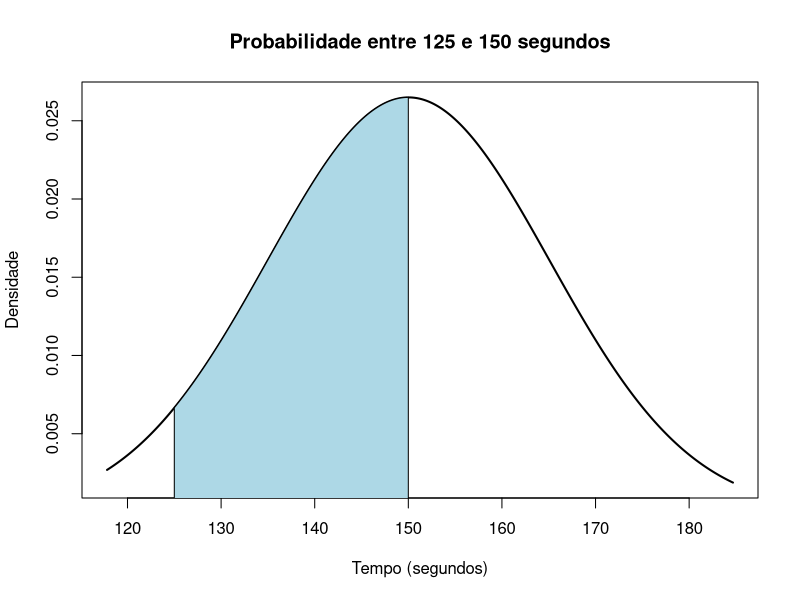
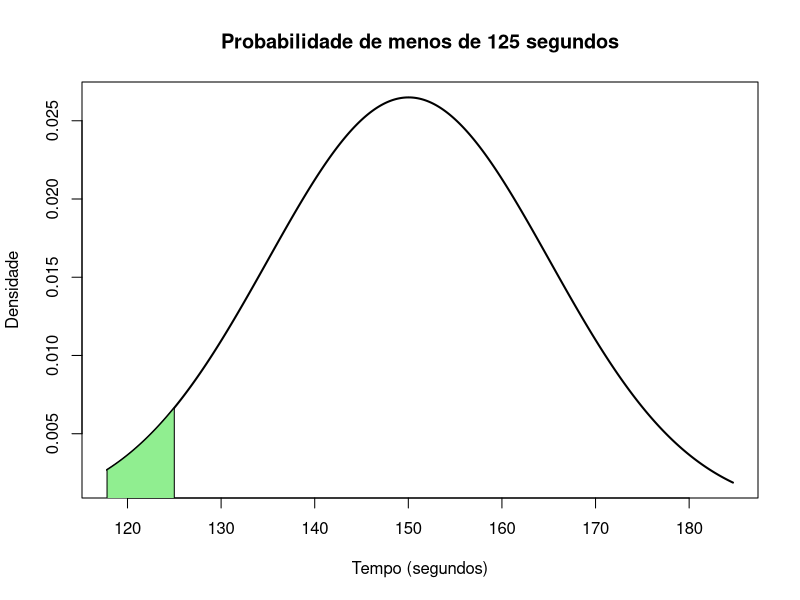
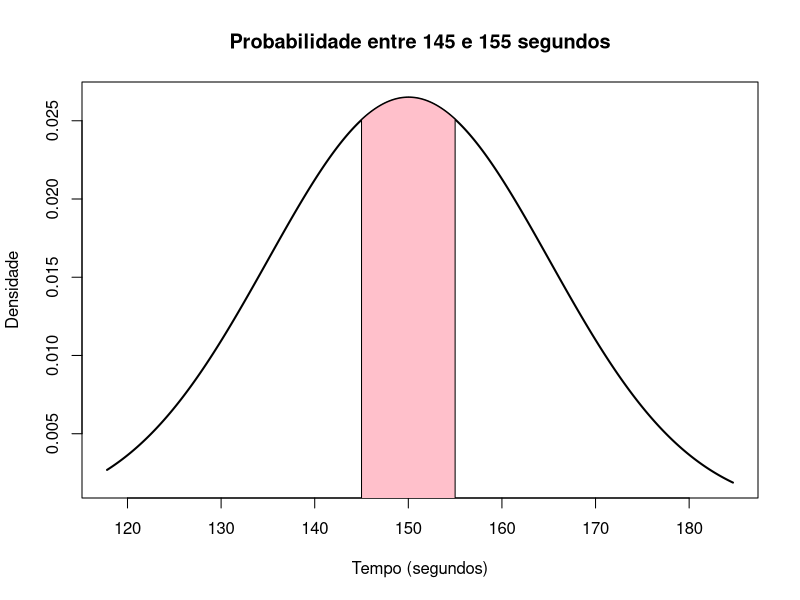
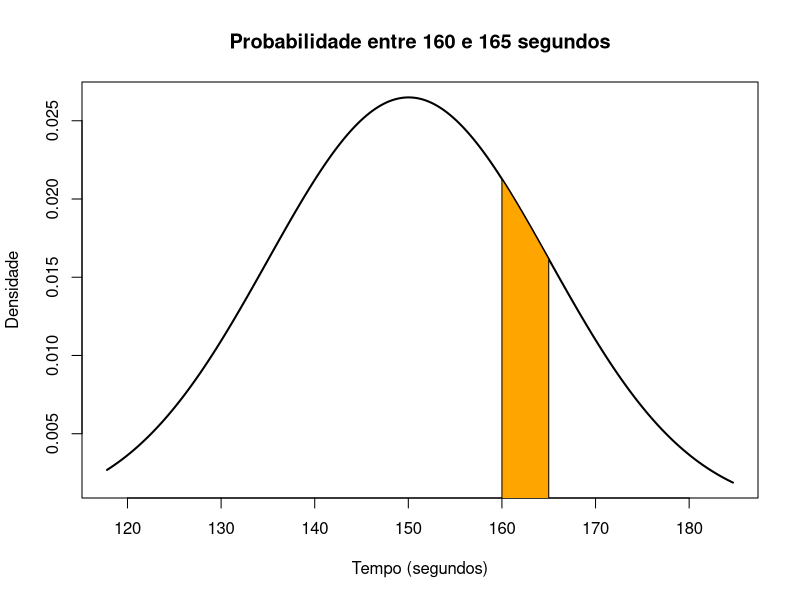
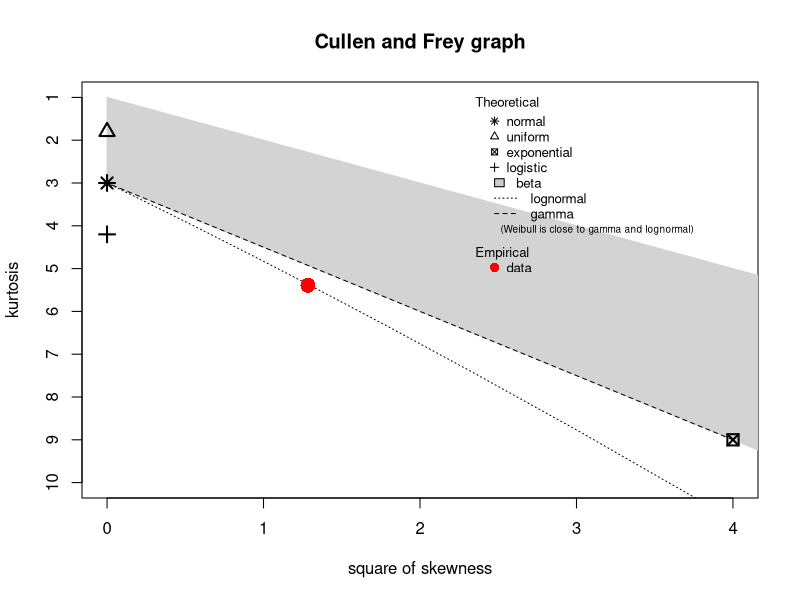
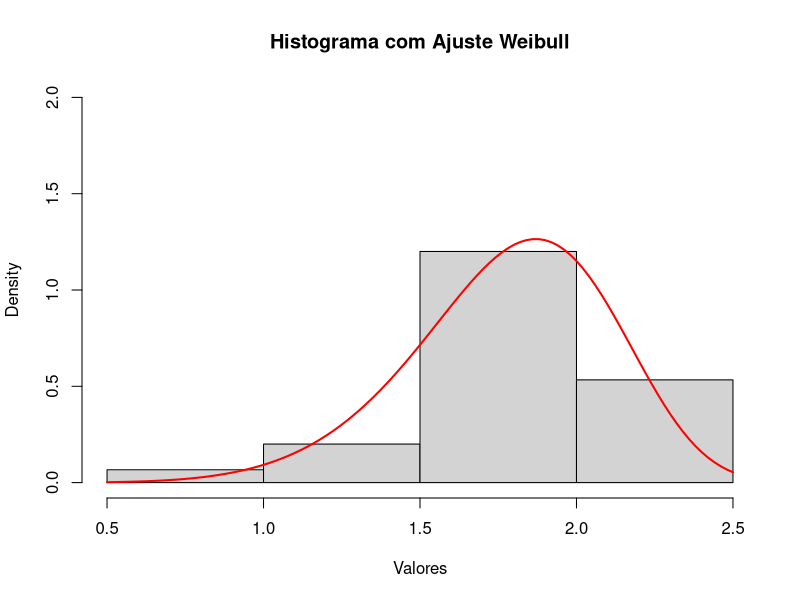
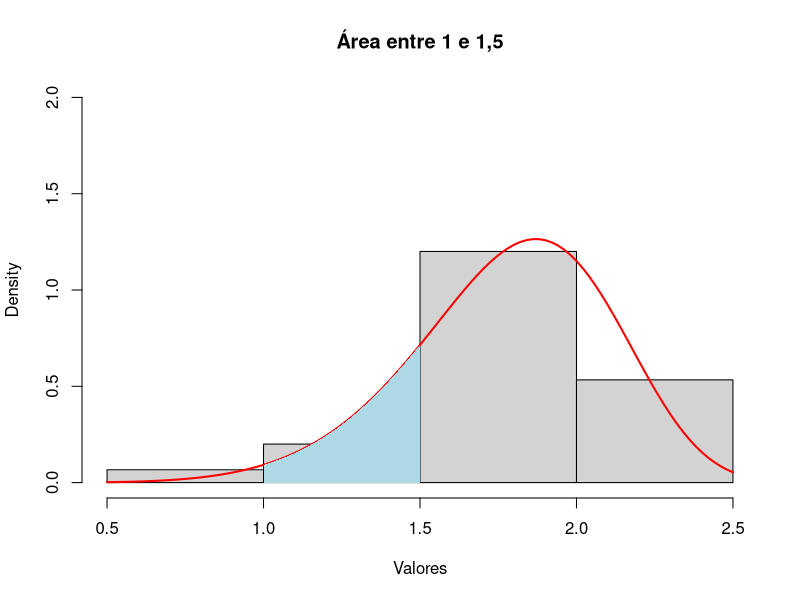
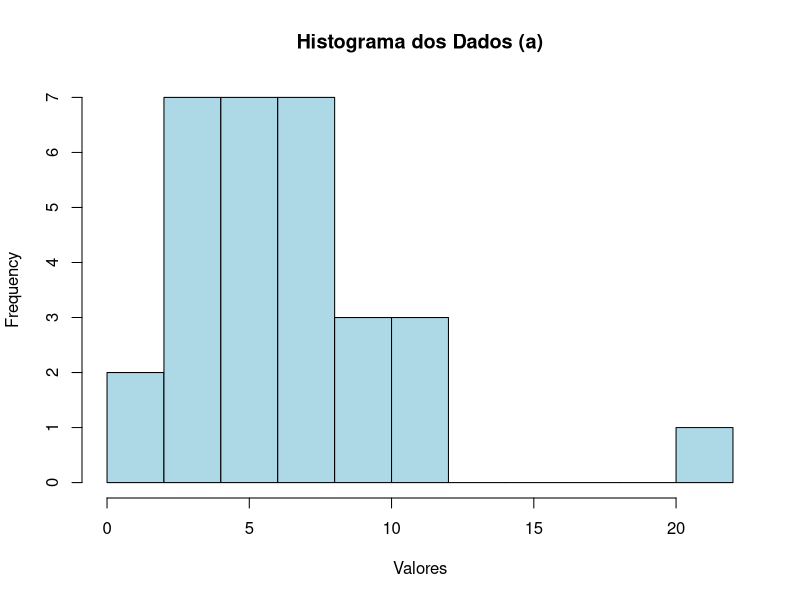

Recreate these plots in R, in order.
## ---- chunk 1
dados <- c(149.3355, 140.3779, 145.7254, 149.8931, 139.6168, 149.1934, 129.6147, 134.7523, 167.8030, 171.7407, 
           157.5422, 160.2664, 155.4553, 142.5989, 134.9844, 148.5172, 163.1447, 131.0138, 130.2423, 167.2239, 
           149.4015, 145.6802, 160.3472, 121.1775, 136.7295, 162.2381, 150.7192, 117.8144, 137.3630, 158.6373, 
           168.0833, 133.9263, 150.9102, 149.4811, 167.4367, 178.0970, 138.4903, 148.6764, 181.0990, 167.3345, 
           147.0679, 156.1410, 148.8734, 140.9484, 147.6408, 134.5726, 184.6812, 134.6648, 146.8130, 167.4161)
## ---- chunk 2
ks.test(dados, "pnorm", mean=mean(dados), sd=sd(dados))
## ---- chunk 3
shapiro.test(dados)
## ---- chunk 4
library(nortest)
ad.test(dados)
## ---- chunk 5
lillie.test(dados)
## ---- chunk 6
media <- mean(dados)
desvio <- sd(dados)
media
desvio
## ---- chunk 7
prob_b <- pnorm(150, mean=media, sd=desvio) - pnorm(125, mean=media, sd=desvio)
prob_b
## ---- chunk 8
x <- seq(min(dados), max(dados), length=1000)
y <- dnorm(x, mean=media, sd=desvio)
plot(x, y, type="l", lwd=2, ylab="Densidade", xlab="Tempo (segundos)", main="Probabilidade entre 125 e 150 segundos")
polygon(c(125, seq(125, 150, length=100), 150), c(0, dnorm(seq(125, 150, length=100), mean=media, sd=desvio), 0), col="lightblue")
## ---- chunk 9
prob_c <- pnorm(125, mean=media, sd=desvio)
prob_c
## ---- chunk 10
plot(x, y, type="l", lwd=2, ylab="Densidade", xlab="Tempo (segundos)", main="Probabilidade de menos de 125 segundos")
polygon(c(min(x), seq(min(x), 125, length=100), 125), c(0, dnorm(seq(min(x), 125, length=100), mean=media, sd=desvio), 0), col="lightgreen")
## ---- chunk 11
prob_d <- pnorm(155, mean=media, sd=desvio) - pnorm(145, mean=media, sd=desvio)
prob_d
## ---- chunk 12
plot(x, y, type="l", lwd=2, ylab="Densidade", xlab="Tempo (segundos)", main="Probabilidade entre 145 e 155 segundos")
polygon(c(145, seq(145, 155, length=100), 155), c(0, dnorm(seq(145, 155, length=100), mean=media, sd=desvio), 0), col="pink")
## ---- chunk 13
prob_e <- pnorm(165, mean=media, sd=desvio) - pnorm(160, mean=media, sd=desvio)
prob_e
## ---- chunk 14
plot(x, y, type="l", lwd=2, ylab="Densidade", xlab="Tempo (segundos)", main="Probabilidade entre 160 e 165 segundos")
polygon(c(160, seq(160, 165, length=100), 165), c(0, dnorm(seq(160, 165, length=100), mean=media, sd=desvio), 0), col="orange")
## ---- chunk 15
dados <- c(1.9993382, 1.4414849, 2.1477166, 2.1087828, 2.1342892, 2.1844835, 1.5091879, 2.0467623, 1.0642741, 
           2.1302612, 1.8389897, 1.8924614, 1.9316041, 1.5602204, 1.6991884, 1.7228081, 1.5197833, 1.7659242, 
           0.6914335, 1.4598759, 2.0017607, 1.5139209, 1.8334780, 1.8847480, 1.9072389, 1.6294414, 1.9068617, 
           1.7744973, 2.4300455, 1.8958270)
## ---- chunk 16
library(fitdistrplus)
## ---- chunk 17
descdist(dados, discrete = FALSE)
## ---- chunk 18
ajuste_weibull <- fitdist(dados, "weibull")
## ---- chunk 19
ajuste_gamma <- fitdist(dados, "gamma")
## ---- chunk 20
ajuste_lognormal <- fitdist(dados, "lnorm")
## ---- chunk 21
aic_values <- data.frame(
  Distribuição = c("Weibull", "Gamma", "Lognormal"),
  AIC = c(ajuste_weibull$aic, ajuste_gamma$aic, ajuste_lognormal$aic)
)
aic_values
## ---- chunk 22
ks.test(dados, "pweibull", shape=ajuste_weibull$estimate["shape"], scale=ajuste_weibull$estimate["scale"])
## ---- chunk 23
ks.test(dados, "pgamma", shape=ajuste_gamma$estimate["shape"], rate=ajuste_gamma$estimate["rate"])
## ---- chunk 24
ks.test(dados, "plnorm", meanlog=ajuste_lognormal$estimate["meanlog"], sdlog=ajuste_lognormal$estimate["sdlog"])
## ---- chunk 25
hist(dados, freq=FALSE, main="Histograma com Ajuste Weibull", xlab="Valores", ylim=c(0, 2))
curve(dweibull(x, shape=ajuste_weibull$estimate["shape"], scale=ajuste_weibull$estimate["scale"]), 
      col="red", lwd=2, add=TRUE)
## ---- chunk 26
integrate(function(x) dweibull(x, shape=ajuste_weibull$estimate["shape"], scale=ajuste_weibull$estimate["scale"]), 
          lower=0, upper=Inf)
## ---- chunk 27
prob_intervalo <- pweibull(1.5, shape=ajuste_weibull$estimate["shape"], scale=ajuste_weibull$estimate["scale"]) - 
                  pweibull(1, shape=ajuste_weibull$estimate["shape"], scale=ajuste_weibull$estimate["scale"])
prob_intervalo
## ---- chunk 28
hist(dados, freq=FALSE, main="Área entre 1 e 1,5", xlab="Valores", ylim=c(0, 2))
curve(dweibull(x, shape=ajuste_weibull$estimate["shape"], scale=ajuste_weibull$estimate["scale"]), 
      col="red", lwd=2, add=TRUE)
x_seq <- seq(1, 1.5, length=100)
y_seq <- dweibull(x_seq, shape=ajuste_weibull$estimate["shape"], scale=ajuste_weibull$estimate["scale"])
polygon(c(1, x_seq, 1.5), c(0, y_seq, 0), col="lightblue", border=NA)
## ---- chunk 29
inflacao <- c(5.91, 6.41, 10.67, 6.29, 2.95, 3.75, 4.31, 4.52, 10.06, 5.79)
## ---- chunk 30
shapiro.test(inflacao)
## ---- chunk 31
lillie.test(inflacao)
## ---- chunk 32
media_inf <- mean(inflacao)
desvio_inf <- sd(inflacao)
n <- length(inflacao)
erro_padrao <- desvio_inf / sqrt(n)
## ---- chunk 33
t_critico <- qt(0.995, df=n-1)
limite_inferior <- media_inf - t_critico * erro_padrao
limite_superior <- media_inf + t_critico * erro_padrao
c(limite_inferior, limite_superior)
## ---- chunk 34
erro_max <- 1.5
t_necessario <- erro_max / erro_padrao
## ---- chunk 35
nivel_conf <- 2*(1 - pt(t_necessario, df=n-1))
nivel_conf
## ---- chunk 36
alfa <- 0.10
chi2_inferior <- qchisq(alfa/2, df=n-1)
chi2_superior <- qchisq(1 - alfa/2, df=n-1)
limite_inferior <- sqrt((n-1)*desvio_inf^2 / chi2_superior)
limite_superior <- sqrt((n-1)*desvio_inf^2 / chi2_inferior)
c(limite_inferior, limite_superior)
## ---- chunk 37
inflacao_historica <- c(8.94, 6, 12.53, 7.67, 12.53, 7.6, 7.6, 5.69, 3.14, 4.46, 5.9, 4.31, 
                        5.91, 6.41, 10.67, 6.29, 2.95, 3.75, 4.31, 4.52, 10.06, 5.79, 5.79, 5.79)
## ---- chunk 38
shapiro.test(inflacao_historica)
## ---- chunk 39
lillie.test(inflacao_historica)
## ---- chunk 40
knitr::opts_chunk$set(echo = TRUE)
## ---- chunk 41
dados_a <- c(20.8625807,  7.2445709,  4.4659396,  3.2712081,  4.9300651,  5.7444213,  6.6700987,
             11.1750446,  2.3753017,  3.5425386,  0.5978486,  6.8869953,  6.1102197,  8.2716973,
             9.7465462,  3.3991988,  1.8557047, 11.3983705,  3.6847590,  2.3327479,  6.1364329,
             4.4686122,  7.8007834,  4.7649257,  3.8829371,  5.9986131,  5.5163819,  9.6951710,
             10.1645820,  6.1304865)
## ---- chunk 42
summary(dados_a)
hist(dados_a, breaks=10, col="lightblue", main="Histograma dos Dados (a)", xlab="Valores")
## ---- chunk 43
ajuste_weibull_a <- fitdist(dados_a, "weibull")
ajuste_gamma_a <- fitdist(dados_a, "gamma")
ajuste_lognormal_a <- fitdist(dados_a, "lnorm")
ajuste_normal_a <- fitdist(dados_a, "norm")
## ---- chunk 44
aic_values_a <- data.frame(
  Distribuição = c("Weibull", "Gamma", "Lognormal", "Normal"),
  AIC = c(ajuste_weibull_a$aic, ajuste_gamma_a$aic, ajuste_lognormal_a$aic, ajuste_normal_a$aic)
)
aic_values_a
## ---- chunk 45
ks.test(dados_a, "pgamma", shape=ajuste_gamma_a$estimate["shape"], rate=ajuste_gamma_a$estimate["rate"])
## ---- chunk 46
hist(dados_a, breaks=10, freq=FALSE, col="lightblue", main="Ajuste da Distribuição Gamma", xlab="Valores")
curve(dgamma(x, shape=ajuste_gamma_a$estimate["shape"], rate=ajuste_gamma_a$estimate["rate"]), 
      col="red", lwd=2, add=TRUE)
legend("topright", legend="Distribuição Gamma", col="red", lwd=2)
## ---- chunk 47
dados_b <- c(1.4940354, 2.0164275, 1.9513521, 1.5298282, 0.6815670, 2.4267801, 0.6762800, 1.7018986,
             4.1632638, 2.5472784, 2.2174151, 0.6058986, 1.7432601, 1.1199216, 1.7135932, 2.8758657,
             0.8537880, 1.5511504, 2.3262178, 2.3267933, 1.3916375, 4.7439947, 2.1864812, 2.0269031,
             1.7489244, 1.8191036, 2.0845146, 1.2229195, 1.0115042, 2.7931222)
## ---- chunk 48
summary(dados_b)
hist(dados_b, breaks=10, col="lightgreen", main="Histograma dos Dados (b)", xlab="Valores")
## ---- chunk 49
ajuste_weibull_b <- fitdist(dados_b, "weibull")
ajuste_gamma_b <- fitdist(dados_b, "gamma")
ajuste_lognormal_b <- fitdist(dados_b, "lnorm")
ajuste_normal_b <- fitdist(dados_b, "norm")
## ---- chunk 50
aic_values_b <- data.frame(
  Distribuição = c("Weibull", "Gamma", "Lognormal", "Normal"),
  AIC = c(ajuste_weibull_b$aic, ajuste_gamma_b$aic, ajuste_lognormal_b$aic, ajuste_normal_b$aic)
)
aic_values_b
## ---- chunk 51
ks.test(dados_b, "pgamma", shape=ajuste_gamma_b$estimate["shape"], rate=ajuste_gamma_b$estimate["rate"])
## ---- chunk 52
hist(dados_b, breaks=10, freq=FALSE, col="lightgreen", main="Ajuste da Distribuição Gamma", xlab="Valores")

curve(dgamma(x, shape=ajuste_gamma_b$estimate["shape"], rate=ajuste_gamma_b$estimate["rate"]),

      col="red", lwd=2, add=TRUE)

legend("topright", legend="Distribuição Gamma", col="red", lwd=2)
## ---- chunk 53
dados_c <- c(9.534149, 12.878719, 35.635908, 39.158389, 10.091099, 133.714299, 15.684000, 3.179206,
             16.073085, 57.767201, 29.543033, 24.672685, 11.955565, 2.132028, 17.455254, 20.569096,
             6.293823, 22.717485, 83.353863, 18.544482, 66.437399, 4.616951, 18.931367, 1.464430,
             21.180916, 179.315876, 24.941790, 14.105447, 7.680880, 17.688369)
## ---- chunk 54
summary(dados_c)
hist(dados_c, breaks=10, col="lightcoral", main="Histograma dos Dados (c)", xlab="Valores")
## ---- chunk 55
ajuste_weibull_c <- fitdist(dados_c, "weibull")
ajuste_gamma_c <- fitdist(dados_c, "gamma")
ajuste_lognormal_c <- fitdist(dados_c, "lnorm")
ajuste_normal_c <- fitdist(dados_c, "norm")
## ---- chunk 56
aic_values_c <- data.frame(
  Distribuição = c("Weibull", "Gamma", "Lognormal", "Normal"),
  AIC = c(ajuste_weibull_c$aic, ajuste_gamma_c$aic, ajuste_lognormal_c$aic, ajuste_normal_c$aic)
)
aic_values_c
## ---- chunk 57
ks.test(dados_c, "plnorm", meanlog=ajuste_lognormal_c$estimate["meanlog"], sdlog=ajuste_lognormal_c$estimate["sdlog"])
## ---- chunk 58
hist(dados_c, breaks=10, freq=FALSE, col="lightcoral", main="Ajuste da Distribuição Lognormal", xlab="Valores")
curve(dlnorm(x, meanlog=ajuste_lognormal_c$estimate["meanlog"], sdlog=ajuste_lognormal_c$estimate["sdlog"]), 
      col="purple", lwd=2, add=TRUE)
legend("topright", legend="Distribuição Lognormal", col="purple", lwd=2)
## ---- chunk 59
dados_d <- c(4.391658,  5.364267, 10.707930,  5.431008,  6.904122,  6.960462, 12.741468,  8.094473,  7.255829,
             8.434530,  9.747057,  6.440681,  7.623020,  9.276933,  8.711818,  5.250229,  6.482474,  3.478216,
             9.717008,  9.317296,  9.011653, 11.758927, 10.844472,  9.644711,  7.541715,  7.561009, 10.034726,
             9.654606,  6.222452,  5.207637)
## ---- chunk 60
summary(dados_d)
hist(dados_d, breaks=10, col="lightyellow", main="Histograma dos Dados (d)", xlab="Valores")
## ---- chunk 61
ajuste_weibull_d <- fitdist(dados_d, "weibull")
ajuste_gamma_d <- fitdist(dados_d, "gamma")
ajuste_lognormal_d <- fitdist(dados_d, "lnorm")
ajuste_normal_d <- fitdist(dados_d, "norm")
## ---- chunk 62
aic_values_d <- data.frame(
  Distribuição = c("Weibull", "Gamma", "Lognormal", "Normal"),
  AIC = c(ajuste_weibull_d$aic, ajuste_gamma_d$aic, ajuste_lognormal_d$aic, ajuste_normal_d$aic)
)
aic_values_d
## ---- chunk 63
ks.test(dados_d, "pweibull", shape=ajuste_weibull_d$estimate["shape"], scale=ajuste_weibull_d$estimate["scale"])
## ---- chunk 64
hist(dados_d, breaks=10, freq=FALSE, col="lightyellow", main="Ajuste da Distribuição Weibull", xlab="Valores")

curve(dweibull(x, shape=ajuste_weibull_d$estimate["shape"], scale=ajuste_weibull_d$estimate["scale"]),

      col="blue", lwd=2, add=TRUE)

legend("topright", legend="Distribuição Weibull", col="blue", lwd=2)
## ---- chunk 65
dados_e <- c(3.816942, 4.123619, 4.575150, 3.214129, 4.854917, 3.647232, 4.003734, 3.261923)
## ---- chunk 66
summary(dados_e)
hist(dados_e, breaks=10, col="lightgray", main="Histograma dos Dados (e)", xlab="Valores")
## ---- chunk 67
ajuste_weibull_e <- fitdist(dados_e, "weibull")
ajuste_gamma_e <- fitdist(dados_e, "gamma")
ajuste_lognormal_e <- fitdist(dados_e, "lnorm")
ajuste_normal_e <- fitdist(dados_e, "norm")
## ---- chunk 68
aic_values_e <- data.frame(
  Distribuição = c("Weibull", "Gamma", "Lognormal", "Normal"),
  AIC = c(ajuste_weibull_e$aic, ajuste_gamma_e$aic, ajuste_lognormal_e$aic, ajuste_normal_e$aic)
)
aic_values_e
## ---- chunk 69
ks.test(dados_e, "plnorm", meanlog=ajuste_lognormal_e$estimate["meanlog"], sdlog=ajuste_lognormal_e$estimate["sdlog"])
## ---- chunk 70
hist(dados_e, breaks=10, freq=FALSE, col="lightgray", main="Ajuste da Distribuição Lognormal", xlab="Valores")

curve(dlnorm(x, meanlog=ajuste_lognormal_e$estimate["meanlog"], sdlog=ajuste_lognormal_e$estimate["sdlog"]),

      col="purple", lwd=2, add=TRUE)

legend("topright", legend="Distribuição Lognormal", col="purple", lwd=2)
